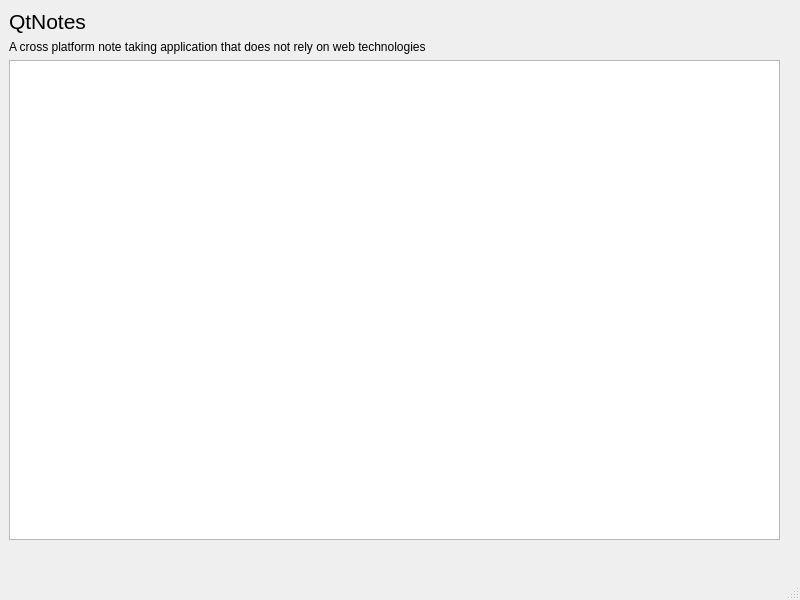
<?xml version="1.0" encoding="UTF-8"?>
<ui version="4.0">
 <class>MainWindow</class>
 <widget class="QMainWindow" name="MainWindow">
  <property name="geometry">
   <rect>
    <x>0</x>
    <y>0</y>
    <width>800</width>
    <height>600</height>
   </rect>
  </property>
  <property name="windowTitle">
   <string>MainWindow</string>
  </property>
  <widget class="QWidget" name="centralwidget">
   <widget class="QWidget" name="verticalLayoutWidget">
    <property name="geometry">
     <rect>
      <x>9</x>
      <y>9</y>
      <width>771</width>
      <height>531</height>
     </rect>
    </property>
    <layout class="QVBoxLayout" name="verticalLayout">
     <item>
      <widget class="QLabel" name="label">
       <property name="font">
        <font>
         <pointsize>16</pointsize>
        </font>
       </property>
       <property name="text">
        <string>QtNotes</string>
       </property>
      </widget>
     </item>
     <item>
      <widget class="QLabel" name="label_2">
       <property name="text">
        <string>A cross platform note taking application that does not rely on web technologies</string>
       </property>
      </widget>
     </item>
     <item>
      <widget class="QTextEdit" name="textEdit"/>
     </item>
    </layout>
   </widget>
  </widget>
  <widget class="QMenuBar" name="menubar">
   <property name="geometry">
    <rect>
     <x>0</x>
     <y>0</y>
     <width>800</width>
     <height>23</height>
    </rect>
   </property>
  </widget>
  <widget class="QStatusBar" name="statusbar"/>
 </widget>
 <resources/>
 <connections/>
</ui>
